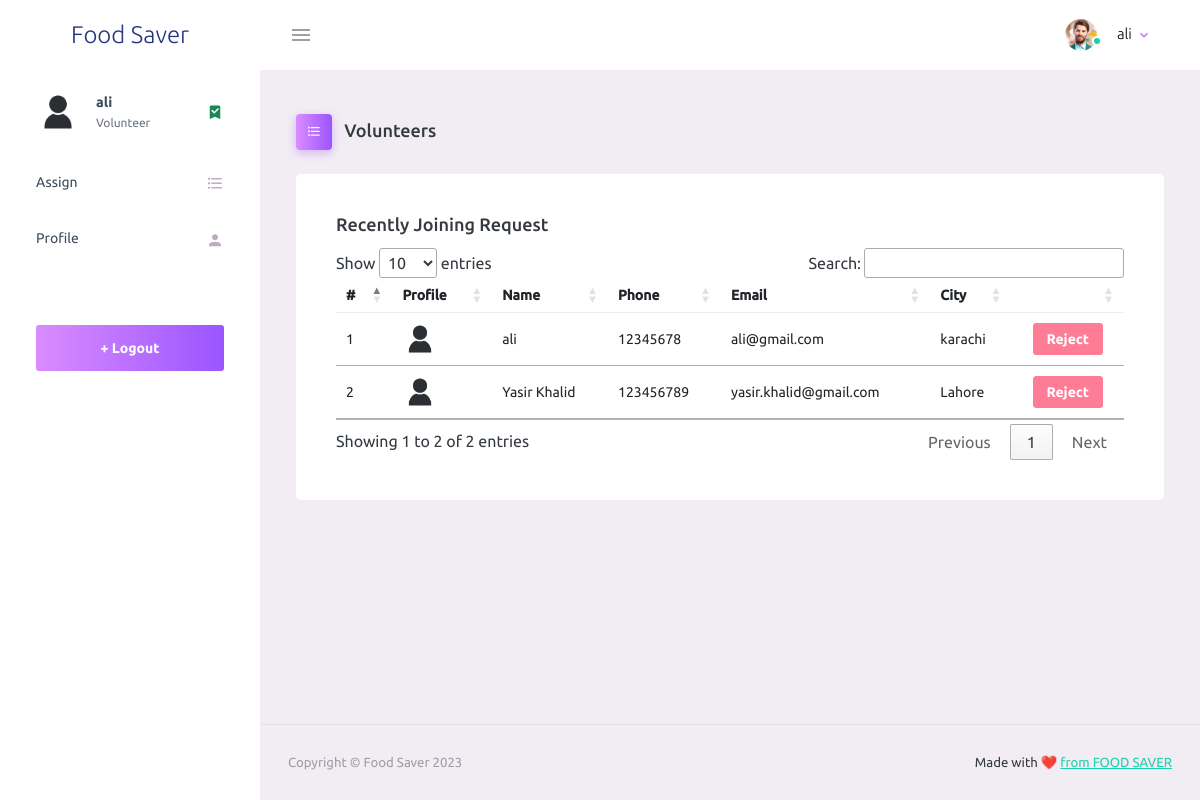
The page /webadmin/volunteer.php (signed in) on the database its author committed.
### tables this page shows
CREATE TABLE `tbl_career` (
  `id` int(11) NOT NULL,
  `name` varchar(255) NOT NULL,
  `phone` varchar(20) NOT NULL,
  `email` varchar(255) NOT NULL,
  `city` varchar(100) NOT NULL,
  `address` text NOT NULL,
  `profile` text NOT NULL,
  `status` int(11) NOT NULL,
  `user` int(11) NOT NULL
);

### webadmin/volunteer.php (the view, shortened to what this page needs)
<?php include 'partials/_header.php'; ?>
<body>
    <div class="container-scroller">
        <?php include_once 'partials/_navbar.php'; ?>
        <div class="container-fluid page-body-wrapper">
            <?php include_once 'partials/_sidebar.php'; ?>
            <div class="main-panel">
                <div class="content-wrapper">
                    <div class="page-header">
                        <h3 class="page-title">
                            <span class="page-title-icon bg-gradient-primary text-white me-2">
                                <i class="mdi mdi-format-list-bulleted"></i>
                            </span> Volunteers
                        </h3>
                    </div>
                    <div class="row">
                        <div class="col-12 grid-margin">
                            <div class="card">
                                <div class="card-body">
                                    <h4 class="card-title">Recently Joining Request</h4>
                                    <div class="table-responsive">
                                        <table class="table" id="volunterr">
                                            <thead>
                                                <tr>
                                                    <th> # </th>
                                                    <th> Profile </th>
                                                    <th> Name </th>
                                                    <th> Phone </th>
                                                    <th> Email </th>
                                                    <th> City </th>
                                                    <th> </th>
                                                </tr>
                                            </thead>
                                            <tbody>
                                                <?php
                                                $sql = "select * from tbl_career order by id desc ";
                                                $res = mysqli_query($con, $sql);
                                                foreach ($res as $key) { ?>
                                                    <tr>
                                                        <td><?= $key['id'] ?></td>
                                                        <td><img src="<?= $key['profile'] != '' ? $key['profile'] : 'assets/images/new/user.webp' ?>" width="25px" alt=""></td>
                                                        <td><?= $key['name'] ?></td>
                                                        <td> <?= $key['phone'] ?> </td>
                                                        <td><?= $key['email'] ?></td>
                                                        <td> <?= $key['city'] ?> </td>
                                                        <td class="text-center">
                                                            <?php
                                                            if ($key['status'] == 1) { ?>
                                                                <a href="php_request/reject.php?id=<?= $key['id'] ?>" class="btn btn-danger btn-sm">Reject
                                                                </a>
                                                            <?php } else if ($key['status'] == 2) { ?>
                                                            <?php } else { ?>
                                                                <a href="php_request/approve.php?id=<?= $key['id'] ?>" class="btn btn-gradient-dark btn-sm ">Approve</a>
                                                            <?php }
                                                            ?>
                                                        </td>
                                                    </tr>
                                                <?php } ?>
                                            </tbody>
                                        </table>
                                    </div>
                                </div>
                            </div>
                        </div>
                    </div>
                </div>
                <?php include 'partials/_footer.php'; ?>

### rows shown on the page
tbl_career: id "2", name "Yasir Khalid", phone "123456789", email "yasir.khalid@gmail.com", city "Lahore"
tbl_career: id "1", name "ali", phone "12345678", email "ali@gmail.com", city "karachi"

### other values the page prints
$_SESSION['username'] "ali"
